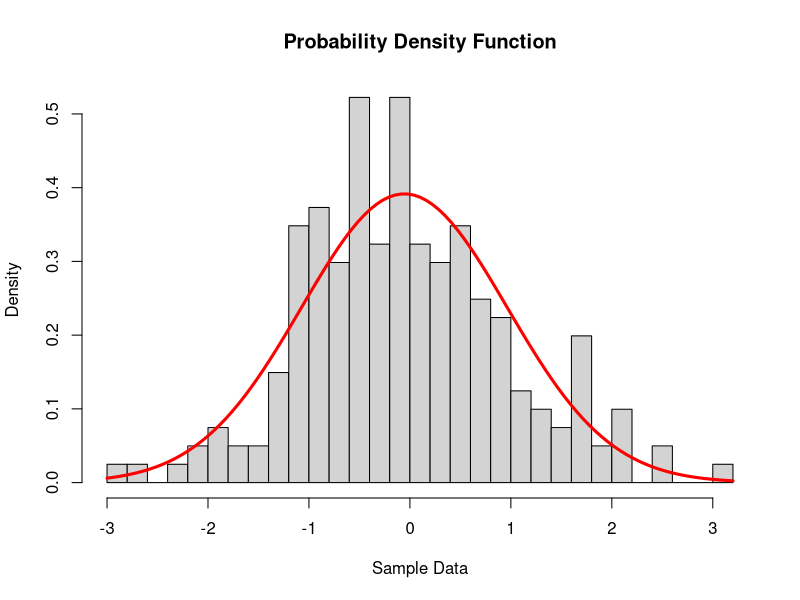
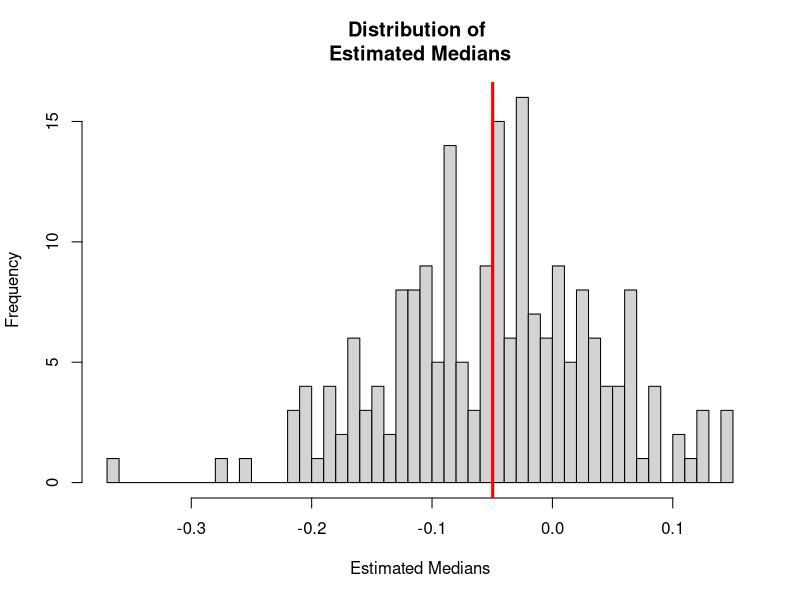

Here is the R script that generated these plots, in order:
## ---- chunk 1
set.seed(1234)
N <- 201
data <- rnorm(N)
xbar <- mean(data)
sdbar <- sd(data)
## ---- chunk 2
hist(data,
     freq = FALSE,
     main = "Probability Density Function",
     breaks = 30,
     xlab = "Sample Data")
curve(dnorm(x,
            mean = xbar,
            sd = sdbar),
      add = TRUE,
      col = "red",
      lwd = 3)
## ---- chunk 3
meds <- NA
for (i in 1:N){
  samples <- rnorm(
    N, 
    mean = xbar,
    sd = sdbar)
  meds[i] <- median(samples)
}
hist(meds, breaks = 50, main = "Distribution of \nEstimated Medians", xlab = "Estimated Medians")
abline(v = mean(meds), lwd = 3, col = "red")
## ---- chunk 4
quantile(meds, c(0.025, 1 - 0.025))
## ---- chunk 5

